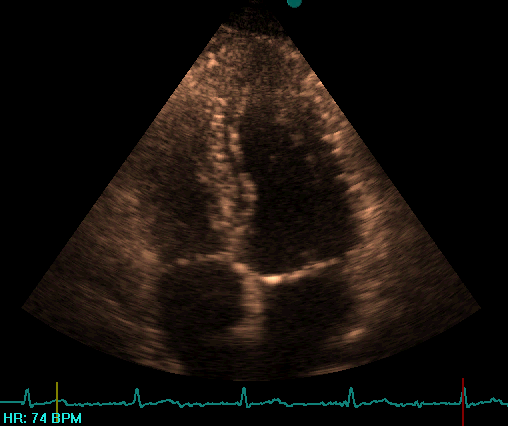
#> input picture img.BMP, 508 x 426 px, found by its file name
$ python local_global_hist_eq.py
#> lines starting #> are read from the running program, lines starting #| are printed output that depends on the picture
import numpy as np
import matplotlib
import matplotlib.pyplot as plt

from skimage import data
from skimage.util.dtype import dtype_range
from skimage.util import img_as_ubyte
from skimage import exposure
from skimage.morphology import disk
from skimage.morphology import ball
from skimage.filters.rank import equalize
import cv2


matplotlib.rcParams['font.size'] = 9


def plot_img_and_hist(image, axes, bins=256):
    """Plot an image along with its histogram and cumulative histogram.

    """
    ax_img, ax_hist = axes
    ax_cdf = ax_hist.twinx()

    # Display image
    ax_img.imshow(image, cmap=plt.cm.gray)
    ax_img.set_axis_off()

    # Display histogram
    ax_hist.hist(image.ravel(), bins=bins)
    ax_hist.ticklabel_format(axis='y', style='scientific', scilimits=(0, 0))
    ax_hist.set_xlabel('Pixel intensity')

    xmin, xmax = dtype_range[image.dtype.type]
    ax_hist.set_xlim(xmin, xmax)

    # Display cumulative distribution
    img_cdf, bins = exposure.cumulative_distribution(image, bins)
    ax_cdf.plot(bins, img_cdf, 'r')

    return ax_img, ax_hist, ax_cdf


# Load an example image
img = img_as_ubyte(cv2.imread('./data/img.BMP'))
#> img is the input picture: shape (426, 508, 3); mean B, G, R 11.2, 15.7, 22.1
img = cv2.cvtColor(img, cv2.COLOR_BGR2GRAY)
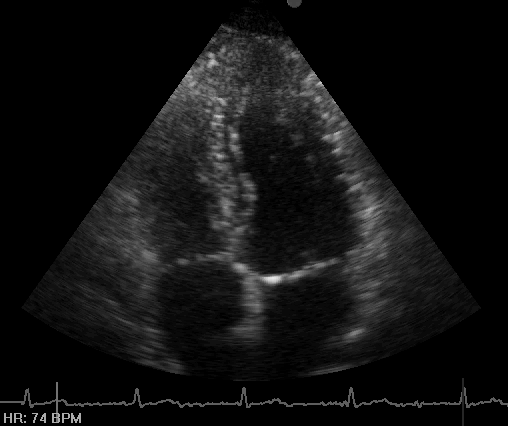
#> img: shape (426, 508); min 0, max 229, mean 17

# Global equalize
img_rescale = exposure.equalize_hist(img)
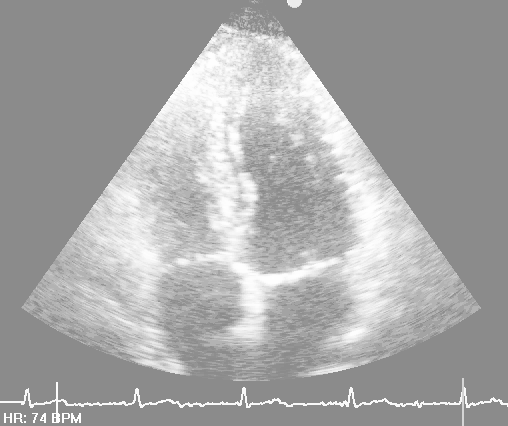
#> img_rescale: shape (426, 508) float64; min 0.547, max 1, mean 0.656

# Equalization

img_eq = equalize(img, disk(70))
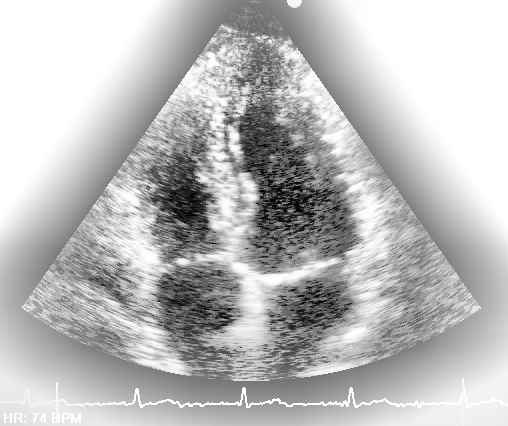
#> img_eq: shape (426, 508); min 0, max 255, mean 186.7


# Display results
fig = plt.figure(figsize=(8, 5))
axes = np.zeros((2, 3), dtype=object)
axes[0, 0] = plt.subplot(2, 3, 1)
axes[0, 1] = plt.subplot(2, 3, 2, sharex=axes[0, 0], sharey=axes[0, 0])
axes[0, 2] = plt.subplot(2, 3, 3, sharex=axes[0, 0], sharey=axes[0, 0])
axes[1, 0] = plt.subplot(2, 3, 4)
axes[1, 1] = plt.subplot(2, 3, 5)
axes[1, 2] = plt.subplot(2, 3, 6)


ax_img, ax_hist, ax_cdf = plot_img_and_hist(img, axes[:, 0])
#> in plot_img_and_hist, `img_cdf, bins = exposure.cumulative_distribution(image, bins)`: img_cdf = 230 values from 0.547 to 1; bins = 230 values from 0 to 229
ax_img.set_title('Low contrast image')
ax_hist.set_ylabel('Number of pixels')

ax_img, ax_hist, ax_cdf = plot_img_and_hist(img_rescale, axes[:, 1])
ax_img.set_title('Global equalise')

ax_img, ax_hist, ax_cdf = plot_img_and_hist(img_eq, axes[:, 2])
ax_img.set_title('Local equalize')
ax_cdf.set_ylabel('Fraction of total intensity')


# prevent overlap of y-axis labels
fig.tight_layout()


axes[0, 0].imshow(img, cmap='gray', vmin=0, vmax=255)
axes[0, 1].imshow(img_rescale, cmap='gray', vmin=0, vmax=1)
axes[0, 2].imshow(img_eq, cmap='gray', vmin=0, vmax=255)

plt.show()
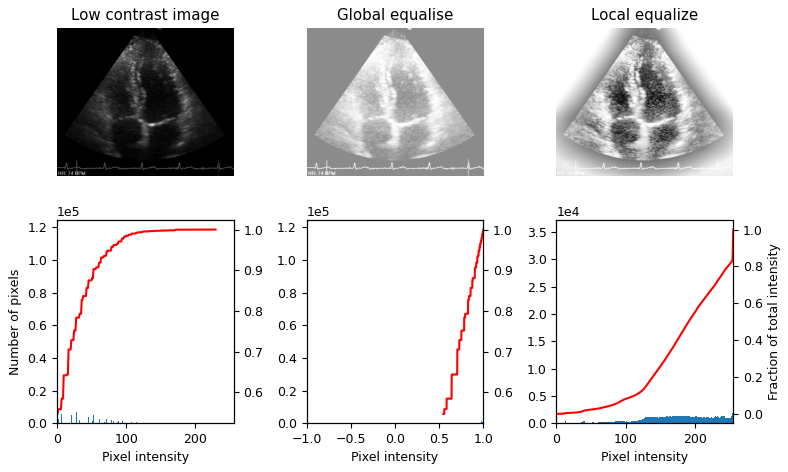
#> figure drawn by matplotlib, 9 panels; panel 4: tallest bar 118272 high, from x = 0 to 0.895; panel 5: tallest bar 118272 high, from x = 0.547 to 0.548; panel 6: tallest bar 35396 high, from x = 254 to 255; panel 7: curve peaks at x = 229, y = 1
